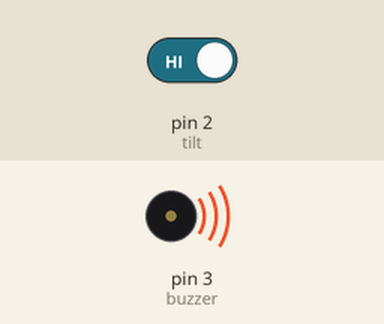
This sketch was run on a simulated Arduino Uno, built with avr-gcc and run on an emulated ATmega328P. Parts: buzzer (waves = sounding, pin HIGH). The inputs (shaded band) are chosen by the test bench; at power-on: pin 2 (tilt) HIGH.

Above: at 1.2 s.
1.3 s: pin 2 (tilt) driven LOW
At 2.1 s:
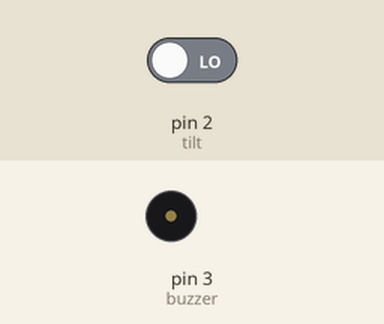
2.8 s: pin 2 (tilt) driven HIGH
At 3.2 s:
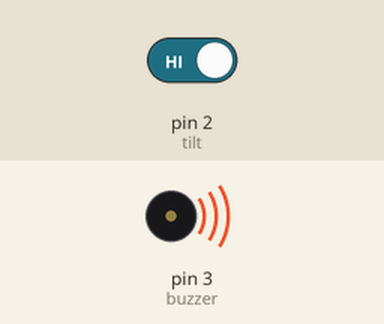
Timing chart, 0 to 5.8 s (numbered marks = the images above; inputs shaded):
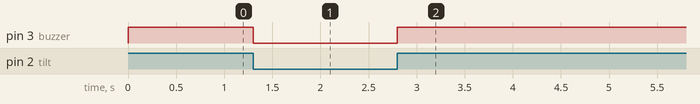

Measured:
- after the input at 1.3 s, pin 3 (buzzer): HIGH → LOW at once
- after the input at 2.8 s, pin 3 (buzzer): LOW → HIGH at once

The sketch:

Tilt_Detector_Alarm.ino
```cpp
/*===============TILT DETECTOR ALARM==============
  Dibuat Oleh Tim Digiware
  ==========================================
  Konfigurasi Pin:
  |-----------------------------------------|
  |                     | Arduino Base HAT  |
  |-----------------------------------------|
  |Grove - Buzzer       |         D3        |
  |Grove - Tilt Switch  |         D2        |
  |-----------------------------------------|
*/

int tilt = 2;
int buzzer = 3;

void setup() {
 pinMode(tilt,INPUT_PULLUP);
 pinMode(buzzer,OUTPUT);
}

void loop() {
  if(digitalRead(tilt) == HIGH)
  {
    digitalWrite(buzzer, HIGH);
  }

  else
  {
    digitalWrite(buzzer, LOW);

  }

}
```
